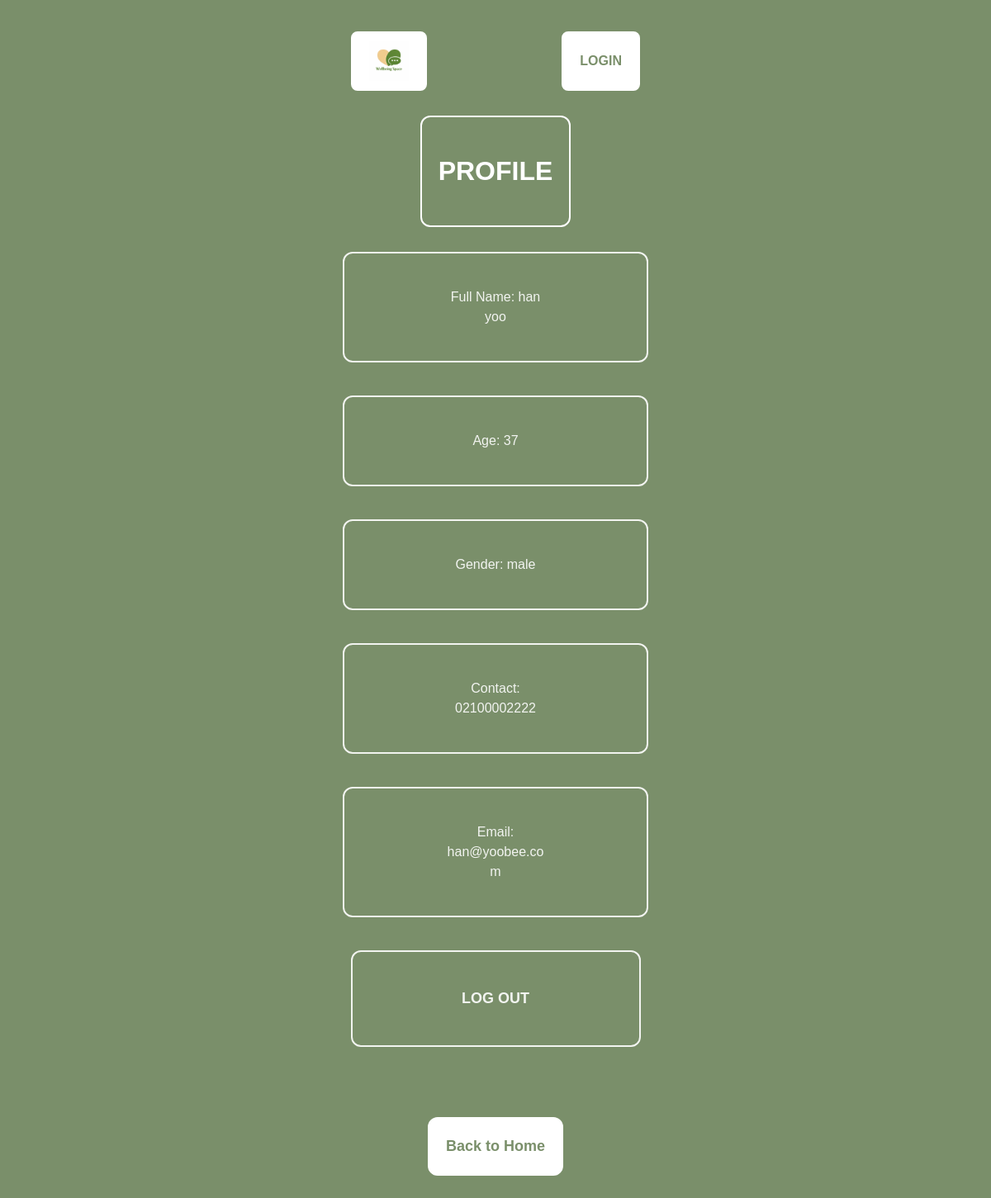
The app's page /profile (signed in) with its own data.
### models.py (models this page shows)
class User(db.Model):
    id = db.Column(db.Integer, primary_key=True)
    fullname = db.Column(db.String(120), nullable=False)
    age = db.Column(db.Integer, nullable=False)
    gender = db.Column(db.String(10), nullable=False)
    contact = db.Column(db.String(120), nullable=False)
    email = db.Column(db.String(120), unique=True, nullable=False)
    password = db.Column(db.String(120), nullable=False)
    role = db.Column(db.String(20), default="user")

### app.py (the view)
@app.route('/profile')
def profile():
    if 'user_id' not in session:
        return redirect('/login')
    user = User.query.get(session['user_id'])
    return render_template('profile.html', user=user)

### templates/profile.html (shortened to what this page needs)
<!DOCTYPE html>
<html>
<head>
    <link rel="stylesheet" href="{{ url_for('static', filename='css/style.css') }}">
</head>
<body class="page-bg">
<div class="mobile-wrapper">
    <div class="top-bar">
        <a href="/" class="top-btn">
            <img src="{{ url_for('static', filename='images/logo.png') }}" alt="Logo" class="logo-img">
        </a>
        <a href="/login" class="top-btn">LOGIN</a>
    </div>
    <div class="page-header">
        <h1>PROFILE</h1>
    </div>
    <div class="profile-grid">
        <div class="profile-info"><p>Full Name: {{ user.fullname }}</p></div>
        <div class="profile-info"><p>Age: {{ user.age }}</p></div>
        <div class="profile-info"><p>Gender: {{ user.gender}}</p></div>
        <div class="profile-info"><p>Contact: {{ user.contact}}</p></div>
        <div class="profile-info"><p>Email: {{ user.email}}</p></div>
        <a href="/logout" class="profile-btn link-btn">
            <p>LOG OUT</p>
        </a>
    </div>
    <a href="/" class="feature-btn">Back to Home</a>
</div>
</body>
</html>

### static/css/style.css (style rules this page uses)
:root { --primary: #7A8F6A; --secondary: #D9CBB8; --accent: #C57A5A; --surface: #EFE8DA; --text: #4A3F35; }
body { font-size: 16px; line-height: 1.5; font-family: 'Merriweather', serif; overflow-x: hidden; }
.mobile-wrapper { width: 100%; max-width: 430px; margin: 0 auto; padding: 0 20px; box-sizing: border-box; display: flex; flex-direction: column; align-items: center; overflow-x: hidden; }
.page-bg, .home-bg { background-color: var(--primary); min-height: 100vh; padding: 30px; }
.top-bar { display: flex; justify-content: space-between; align-items: center; width: 100%; max-width: 430px; margin: 0 auto 30px auto; padding: 0 20px; }
.logo-img { height: 48px; width: auto; }
.top-btn { background-color: white; color: var(--primary); padding: 10px 20px; border: 2px solid white; border-radius: 8px; font-weight: 700; text-decoration: none; display: inline-flex; align-items: center; height: 48px; transition: 0.2s ease; }
.link-btn { text-decoration: none; display: block; color: white; font-weight: 700; margin-top: 25px; }
.page-header { border: 2px solid white; padding: 20px; border-radius: 12px; text-align: center; color: white; margin-bottom: 30px; transition: 0.2s ease; }
.feature-btn { background-color: white; color: var(--primary); padding: 20px; border-radius: 12px; text-align: center; font-size: 18px; font-weight: 700; border: 2px solid white; text-decoration: none; transition: 0.2s ease; display: block; margin-bottom: 15px; margin-top: 25px; }
.placeholder-action, .login-btn, .link-btn { border: 2px solid white; border-radius: 12px; padding: 18px; margin-top: 20px; text-align: center; color: white; font-weight: 700; opacity: 0.9; font-size: 18px; transition: 0.2s ease; cursor: pointer; display: block; text-decoration: none; background-color: transparent; margin-top: 25px; }
.profile-grid { display: flex; flex-direction: column; gap: 20px; margin-bottom: 40px; }
.profile-info { border: 2px solid white; border-radius: 12px; padding: 25px 120px; width: 95%; max-width: 500px; height: auto; min-height: 80px; margin: 0 auto 20px auto; text-align: center; color: white; font-weight: 500; font-size: 16px; opacity: 0.9; background-color: transparent; box-sizing: border-box; word-wrap: break-word; overflow-wrap: break-word; white-space: normal; }
.profile-btn { border: 2px solid white; border-radius: 12px; padding: 25px; width: 90%; max-width: 380px; margin: 0 auto 20px auto; text-align: center; color: white; font-weight: 700; font-size: 18px; opacity: 0.9; transition: 0.2s ease; box-sizing: border-box; }
body { background-color: #7b8e6a; font-family: 'Poppins', sans-serif; color: white; text-align: center; }
.top-bar, .welcome-box, .feature-grid { width: 100%; max-width: 430px; box-sizing: border-box; }

### records on screen
User: fullname "han yoo", age "37", gender "male", contact "02100002222", email "han@yoobee.com"
